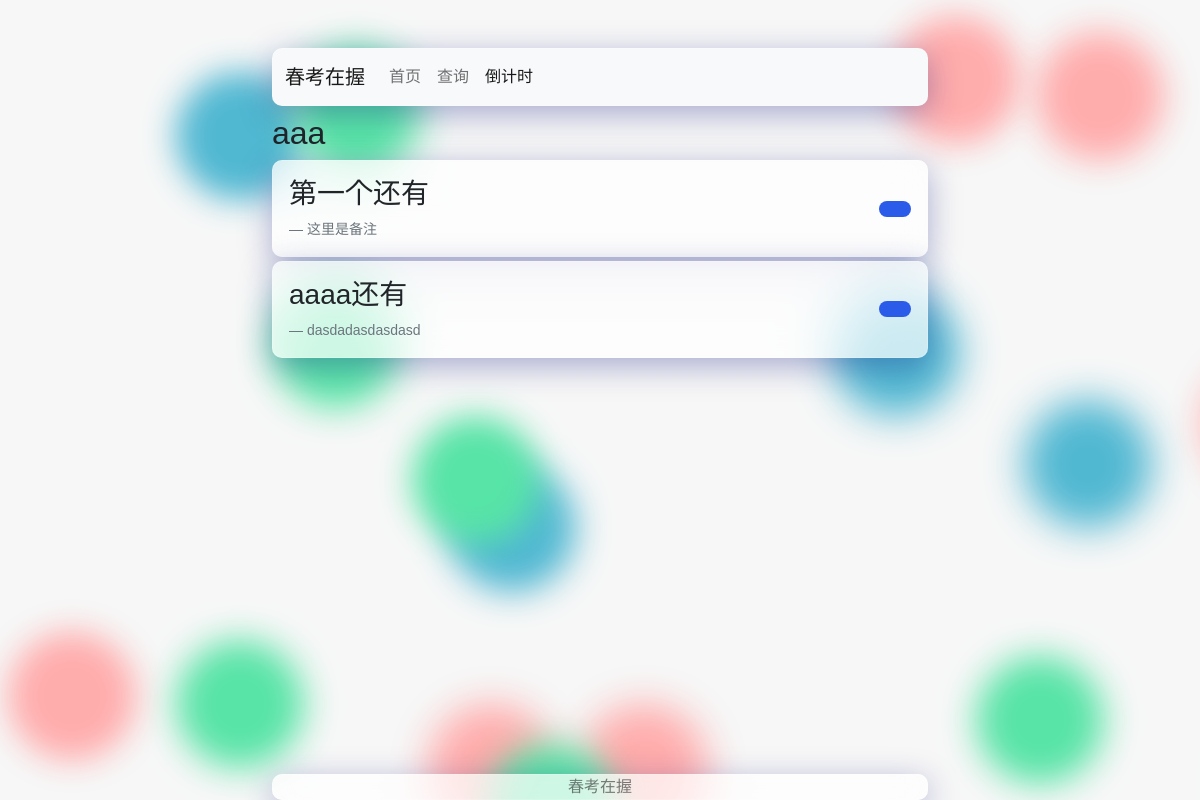
The page /days/ on the database as committed earlier.
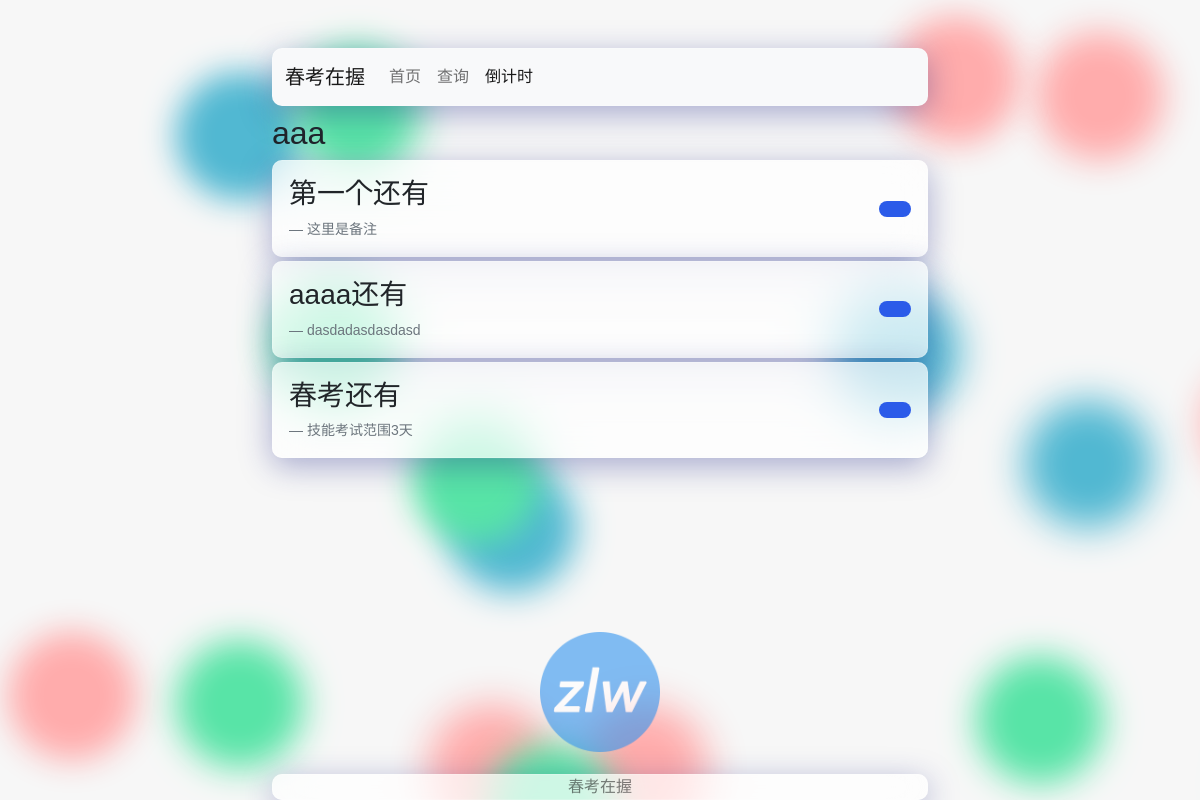
The same page on the database as committed later.
### query/models.py (models this page shows)
class days(models.Model):
    day = models.DateTimeField(verbose_name='设置时间', null=False, default=datetime.datetime(2004, 3, 21, 2, 0, 30))
    name = models.CharField(verbose_name='名字', null=False, default='NEW', max_length=200)
    beizhu = models.TextField(verbose_name='备注', null=True, default='这里是备注')
    class Meta:
        verbose_name = '倒计时'
        verbose_name_plural = '倒计时'

class Images(models.Model):
    image = models.ImageField(upload_to='imgs/admin/', verbose_name='路径')
    is_logo = models.BooleanField(default=False, verbose_name='LOGO')
    is_watermark = models.BooleanField(default=False, verbose_name='水印')
    class Meta:
        verbose_name = '图片功能'
        verbose_name_plural = '图片功能'

### query/views.py (the view)
# urls.py: path('days/', views.daojishi),
def daojishi(request):
    logo_image = Images.objects.filter(is_logo=True).first()
    watermark_image = Images.objects.filter(is_watermark=True).first()
    context = {
        'day': days.objects.all(),
        'logo_image': logo_image,
        'watermark_image': watermark_image,
    }
    return render(request, 'query/days.html',context=context)

### templates/query/days.html (shortened to what this page needs)
{% extends 'base_site.html' %}
{% load static %}
{% block link %}
    <link rel="stylesheet" href="{% static 'css/day.css' %}" type="text/css"/>
{% endblock %}
{% block con %}
<div class=" " style="">
        <h2 class="day-title h2 mt-2 justify-content-center align-content-center">aaa</h2>
        {% for d in day %}
            <div class="cx-card p-3 mt-1 d-flex flex-row justify-content-between">
                <div class="">
                    <div><h3 class="h3">{{ d.name }}还有</h3></div>
                    <div class="small blockquote-footer mt-1 mb-0">{{ d.beizhu }}</div>
                </div>
                <div class="align-self-center p-2 px-3 text-white countdown"
                     data-time="{{ d.day|date:"Y-m-d H:i:s" }}"></div>
            </div>
        {% endfor %}
    </div>
{% endblock %}

### templates/base_site.html (shortened to what this page needs)
<!DOCTYPE html>
{% load static %}
<html lang="en">
<head>
    <link rel="stylesheet" href="{% static 'bootstrap/css/bootstrap.css'%}" type="text/css"/>
    <link rel="stylesheet" href="{% static 'css/style.css' %}" type="text/css"/>
    <link rel="stylesheet" href="{% static 'css/bg.css' %}" type="text/css"/>
    {% block link %}
    {% endblock %}
</head>
<body>
<div class="background" style="z-index: -99999999999">
    <span></span>
    <span></span>
    <span></span>
    <span></span>
    <span></span>
    <span></span>
    <span></span>
    <span></span>
    <span></span>
    <span></span>
    <span></span>
    <span></span>
    <span></span>
    <span></span>
    <span></span>
    <span></span>
    <span></span>
    <span></span>
    <span></span>
</div>
<div id="container" class="container pt-5 d-flex flex-column vh-100">
    <nav class="navbar navbar-expand-lg navbar-light bg-light cx-card">
        <div class="container">
            <a class="navbar-brand" href="#">春考在握</a>
            <div class="collapse navbar-collapse " id="navbarNav">
                <ul class="navbar-nav">
                    <li class="nav-item">
                        <a class="nav-link" aria-current="page" href="/">首页</a>
                    </li>
                    <li class="nav-item">
                        <a class="nav-link" href="/cx/">查询</a>
                    </li>
                    <li class="nav-item">
                        <a class="nav-link" href="/days/">倒计时</a>
                    </li>
                </ul>
            </div>
        </div>
    </nav>
    {% block con %}
    {% endblock %}
    <footer class="mt-auto text-center cx-card text-black-50">春考在握</footer>
    {% if watermark_image %}
        <img class="mb-5 fixed-bottom me-auto ms-auto" style="width: 120px; opacity: 0.6;"
             src="{{ watermark_image.image.url }}" alt="Watermark">
    {% endif %}
</div>
</body>
</html>

### static/css/style.css (style rules this page uses)
.cx-card { background: rgba(255, 255, 255, 0.7); box-shadow: 0 8px 32px 0 rgba(31, 38, 135, 0.37); backdrop-filter: blur(19px); -webkit-backdrop-filter: blur(19px); border-radius: 10px; border: 1px solid rgba(255, 255, 255, 0.18); }
.countdown { background: #2b5be9; border-radius: 25px; }
* { -webkit-user-select: none; -moz-user-select: none; user-select: none; font-family: "misans", sans-serif; }

### static/css/bg.css (style rules this page uses)
.background { position: fixed; width: 100vw; height: 100vh; top: 0; left: 0; background: #f7f7f7; overflow: hidden; }
.background span { width: 16vmin; height: 16vmin; border-radius: 16vmin; backface-visibility: hidden; position: absolute; animation: move; animation-duration: 33; animation-timing-function: linear; animation-iteration-count: infinite; }
.background span:nth-child(1) { color: #58e4a7; top: 82%; left: 60%; animation-duration: 144s; animation-delay: -28s; transform-origin: 15vw 5vh; box-shadow: 32vmin 0 4.437929647500372vmin currentColor; }
.background span:nth-child(2) { color: #FFACAC; top: 88%; left: 57%; animation-duration: 10s; animation-delay: -141s; transform-origin: 22vw 2vh; box-shadow: -32vmin 0 4.733886941604327vmin currentColor; }
.background span:nth-child(3) { color: #51b8d2; top: 9%; left: 36%; animation-duration: 160s; animation-delay: -45s; transform-origin: 15vw 12vh; box-shadow: -32vmin 0 4.036088642824124vmin currentColor; }
.background span:nth-child(4) { color: #58e4a7; top: 35%; left: 44%; animation-duration: 133s; animation-delay: -155s; transform-origin: -15vw -18vh; box-shadow: -32vmin 0 4.468521651859616vmin currentColor; }
.background span:nth-child(5) { color: #58e4a7; top: 6%; left: 3%; animation-duration: 56s; animation-delay: -19s; transform-origin: 15vw 14vh; box-shadow: 32vmin 0 4.7018208187323545vmin currentColor; }
.background span:nth-child(6) { color: #51b8d2; top: 36%; left: 48%; animation-duration: 55s; animation-delay: -71s; transform-origin: 0vw 5vh; box-shadow: 32vmin 0 4.893569594689109vmin currentColor; }
.background span:nth-child(7) { color: #FFACAC; top: 88%; left: 27%; animation-duration: 107s; animation-delay: -7s; transform-origin: -17vw -17vh; box-shadow: 32vmin 0 4.8585964265133885vmin currentColor; }
.background span:nth-child(8) { color: #FFACAC; top: 79%; left: 22%; animation-duration: 104s; animation-delay: -94s; transform-origin: -16vw 6vh; box-shadow: -32vmin 0 4.087587074313765vmin currentColor; }
.background span:nth-child(9) { color: #51b8d2; top: 90%; left: 82%; animation-duration: 40s; animation-delay: -81s; transform-origin: -11vw 13vh; box-shadow: 32vmin 0 4.7380704013084vmin currentColor; }
.background span:nth-child(10) { color: #51b8d2; top: 92%; left: 83%; animation-duration: 128s; animation-delay: -54s; transform-origin: -14vw 24vh; box-shadow: 32vmin 0 4.3268877939333255vmin currentColor; }
.background span:nth-child(11) { color: #51b8d2; top: 58%; left: 16%; animation-duration: 52s; animation-delay: -77s; transform-origin: -9vw -4vh; box-shadow: 32vmin 0 4.230787278661284vmin currentColor; }
.background span:nth-child(12) { color: #58e4a7; top: 80%; left: 36%; animation-duration: 91s; animation-delay: -170s; transform-origin: -1vw 1vh; box-shadow: -32vmin 0 4.399141623761786vmin currentColor; }
.background span:nth-child(13) { color: #FFACAC; top: 4%; left: 65%; animation-duration: 102s; animation-delay: -102s; transform-origin: -6vw -8vh; box-shadow: 32vmin 0 4.39072959739569vmin currentColor; }
.background span:nth-child(14) { color: #58e4a7; top: 52%; left: 13%; animation-duration: 103s; animation-delay: -7s; transform-origin: 3vw 11vh; box-shadow: 32vmin 0 4.133268846191361vmin currentColor; }
.background span:nth-child(15) { color: #FFACAC; top: 2%; left: 53%; animation-duration: 115s; animation-delay: -163s; transform-origin: 24vw 25vh; box-shadow: 32vmin 0 4.143424049735949vmin currentColor; }
.background span:nth-child(16) { color: #58e4a7; top: 93%; left: 62%; animation-duration: 148s; animation-delay: -13s; transform-origin: -11vw 15vh; box-shadow: -32vmin 0 4.35591397559136vmin currentColor; }
.background span:nth-child(17) { color: #FFACAC; top: 45%; left: 79%; animation-duration: 155s; animation-delay: -131s; transform-origin: 8vw -11vh; box-shadow: 32vmin 0 4.480279873514379vmin currentColor; }
.background span:nth-child(18) { color: #51b8d2; top: 50%; left: 64%; animation-duration: 112s; animation-delay: -21s; transform-origin: 3vw 14vh; box-shadow: 32vmin 0 4.903642378444599vmin currentColor; }

Rows that differ between the two databases and show on the page:
added days: name "春考", beizhu "技能考试范围3天"
added Images: image (picture)
